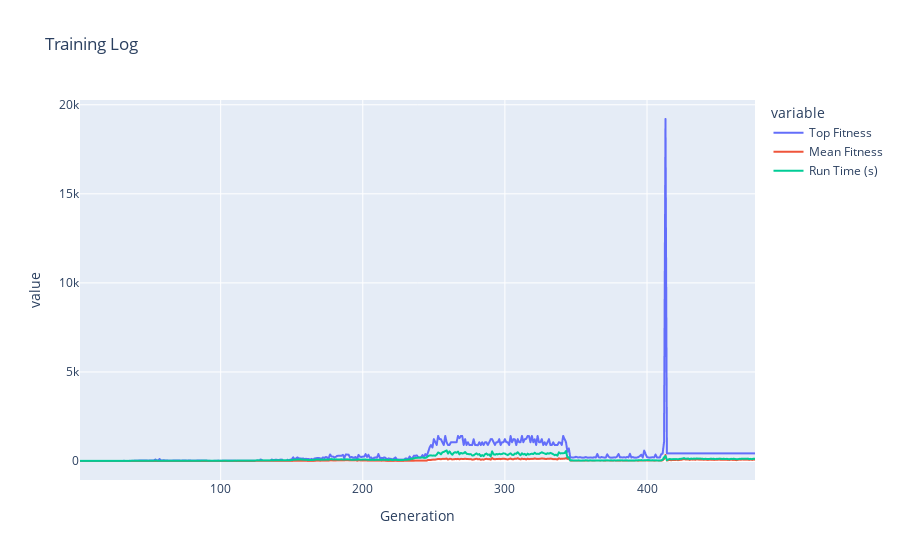

This figure's notebook cell:
### Code cell
df = pd.read_csv('training_log.csv')
fig = px.line(df, y=['Top Fitness', 'Mean Fitness', 'Run Time (s)'], x='Generation', title='Training Log')
clear_output()
fig.show()

### Figure 1 — Plotly figure (JSON) as saved in the notebook; plotly's stock layout.template omitted (floating-point values rounded to 4 significant figures; data arrays with more than 128 entries replaced by an {"elided": "..."} marker saying what was removed)
{"data": [{"hovertemplate": "variable=Top Fitness<br>Generation=%{x}<br>value=%{y}<extra></extra>", "legendgroup": "Top Fitness", "line": {"color": "#636efa", "dash": "solid"}, "marker": {"symbol": "circle"}, "mode": "lines", "name": "Top Fitness", "showlegend": true, "type": "scattergl", "x": {"elided": "476 int values"}, "xaxis": "x", "y": {"elided": "476 int values"}, "yaxis": "y"}, {"hovertemplate": "variable=Mean Fitness<br>Generation=%{x}<br>value=%{y}<extra></extra>", "legendgroup": "Mean Fitness", "line": {"color": "#EF553B", "dash": "solid"}, "marker": {"symbol": "circle"}, "mode": "lines", "name": "Mean Fitness", "showlegend": true, "type": "scattergl", "x": {"elided": "476 int values"}, "xaxis": "x", "y": {"elided": "476 float values"}, "yaxis": "y"}, {"hovertemplate": "variable=Run Time (s)<br>Generation=%{x}<br>value=%{y}<extra></extra>", "legendgroup": "Run Time (s)", "line": {"color": "#00cc96", "dash": "solid"}, "marker": {"symbol": "circle"}, "mode": "lines", "name": "Run Time (s)", "showlegend": true, "type": "scattergl", "x": {"elided": "476 int values"}, "xaxis": "x", "y": {"elided": "476 float values"}, "yaxis": "y"}], "layout": {"legend": {"title": {"text": "variable"}, "tracegroupgap": 0}, "title": {"text": "Training Log"}, "xaxis": {"anchor": "y", "domain": [0, 1], "title": {"text": "Generation"}}, "yaxis": {"anchor": "x", "domain": [0, 1], "title": {"text": "value"}}}}
